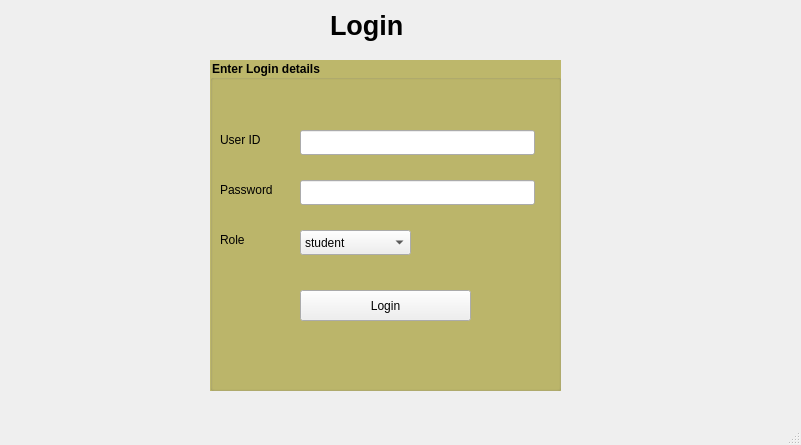
<?xml version="1.0" encoding="UTF-8"?>
<ui version="4.0">
 <class>MainWindow</class>
 <widget class="QMainWindow" name="MainWindow">
  <property name="geometry">
   <rect>
    <x>0</x>
    <y>0</y>
    <width>801</width>
    <height>445</height>
   </rect>
  </property>
  <property name="windowTitle">
   <string>Login Page</string>
  </property>
  <property name="styleSheet">
   <string notr="true"/>
  </property>
  <property name="inputMethodHints">
   <set>Qt::ImhHiddenText</set>
  </property>
  <widget class="QWidget" name="body">
   <widget class="QLabel" name="label">
    <property name="geometry">
     <rect>
      <x>330</x>
      <y>10</y>
      <width>91</width>
      <height>31</height>
     </rect>
    </property>
    <property name="font">
     <font>
      <pointsize>20</pointsize>
      <bold>true</bold>
     </font>
    </property>
    <property name="text">
     <string>Login</string>
    </property>
   </widget>
   <widget class="QGroupBox" name="groupBox">
    <property name="geometry">
     <rect>
      <x>210</x>
      <y>60</y>
      <width>351</width>
      <height>331</height>
     </rect>
    </property>
    <property name="font">
     <font>
      <bold>true</bold>
     </font>
    </property>
    <property name="styleSheet">
     <string notr="true">#groupBox{
	background-color: rgb(189,183,107)
}</string>
    </property>
    <property name="title">
     <string>Enter Login details</string>
    </property>
    <widget class="QPushButton" name="pushButton">
     <property name="geometry">
      <rect>
       <x>90</x>
       <y>230</y>
       <width>171</width>
       <height>31</height>
      </rect>
     </property>
     <property name="text">
      <string>Login</string>
     </property>
    </widget>
    <widget class="QLabel" name="label_2">
     <property name="geometry">
      <rect>
       <x>10</x>
       <y>60</y>
       <width>61</width>
       <height>39</height>
      </rect>
     </property>
     <property name="text">
      <string>User ID</string>
     </property>
    </widget>
    <widget class="QLineEdit" name="userIDLogin">
     <property name="geometry">
      <rect>
       <x>90</x>
       <y>70</y>
       <width>235</width>
       <height>25</height>
      </rect>
     </property>
     <property name="minimumSize">
      <size>
       <width>0</width>
       <height>0</height>
      </size>
     </property>
     <property name="maximumSize">
      <size>
       <width>273</width>
       <height>16777215</height>
      </size>
     </property>
     <property name="font">
      <font>
       <italic>false</italic>
      </font>
     </property>
     <property name="autoFillBackground">
      <bool>false</bool>
     </property>
     <property name="styleSheet">
      <string notr="true">#lineEdit{
	background-color: white;
}</string>
     </property>
     <property name="text">
      <string/>
     </property>
    </widget>
    <widget class="QLabel" name="label_3">
     <property name="geometry">
      <rect>
       <x>10</x>
       <y>110</y>
       <width>71</width>
       <height>39</height>
      </rect>
     </property>
     <property name="font">
      <font>
       <bold>false</bold>
      </font>
     </property>
     <property name="text">
      <string>Password</string>
     </property>
    </widget>
    <widget class="QLineEdit" name="passwordLogin">
     <property name="geometry">
      <rect>
       <x>90</x>
       <y>120</y>
       <width>235</width>
       <height>25</height>
      </rect>
     </property>
     <property name="minimumSize">
      <size>
       <width>0</width>
       <height>0</height>
      </size>
     </property>
     <property name="maximumSize">
      <size>
       <width>273</width>
       <height>16777215</height>
      </size>
     </property>
     <property name="font">
      <font>
       <italic>false</italic>
      </font>
     </property>
     <property name="autoFillBackground">
      <bool>false</bool>
     </property>
     <property name="styleSheet">
      <string notr="true">#lineEdit{
	background-color: white;
}</string>
     </property>
     <property name="text">
      <string/>
     </property>
     <property name="echoMode">
      <enum>QLineEdit::Password</enum>
     </property>
    </widget>
    <widget class="QComboBox" name="roleList">
     <property name="geometry">
      <rect>
       <x>90</x>
       <y>170</y>
       <width>111</width>
       <height>25</height>
      </rect>
     </property>
     <item>
      <property name="text">
       <string>student</string>
      </property>
     </item>
     <item>
      <property name="text">
       <string>instructor</string>
      </property>
     </item>
     <item>
      <property name="text">
       <string>faculty_coordinator</string>
      </property>
     </item>
    </widget>
    <widget class="QLabel" name="label_4">
     <property name="geometry">
      <rect>
       <x>10</x>
       <y>160</y>
       <width>71</width>
       <height>39</height>
      </rect>
     </property>
     <property name="text">
      <string>Role</string>
     </property>
    </widget>
   </widget>
  </widget>
  <widget class="QStatusBar" name="statusbar"/>
  <widget class="QMenuBar" name="menuBar">
   <property name="geometry">
    <rect>
     <x>0</x>
     <y>0</y>
     <width>801</width>
     <height>22</height>
    </rect>
   </property>
  </widget>
 </widget>
 <resources/>
 <connections/>
</ui>
